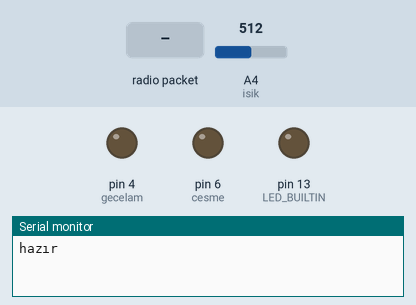
Bench run of a sketch on a simulated Arduino Uno, built with avr-gcc and run on an emulated ATmega328P. On the bench: output pins drawn as LEDs (lit = HIGH), the last lines printed to the serial monitor. Inputs (shaded band) come from the test bench; at power-on: A4 (isik) = 512. No radio packets arrive unless stated.

Above: at 1.2 s.
1.3 s: radio packet "THBHSKON" arrives
At 2.5 s:
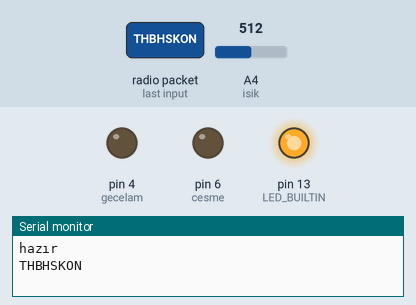
2.8 s: A4 (isik) set to 540
4.3 s: A4 (isik) set to 562
At 5.0 s:
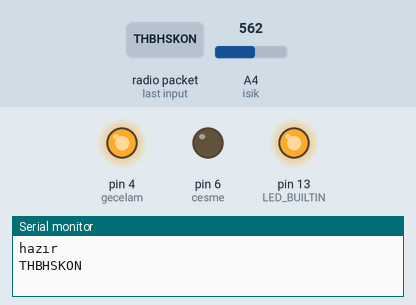
5.8 s: radio packet "THBHCSON" arrives
At 6.1 s:
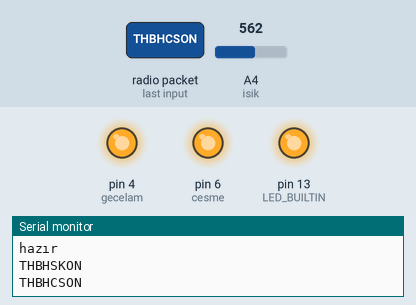
7.3 s: radio packet "THBHSKOF" arrives
At 8.4 s:
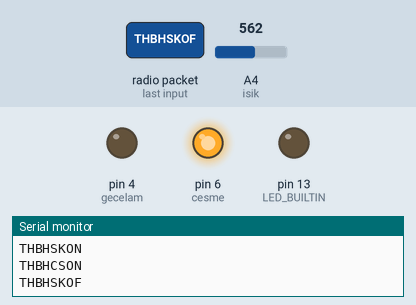
8.8 s: radio packet "THBHSKON" arrives
At 9.6 s:
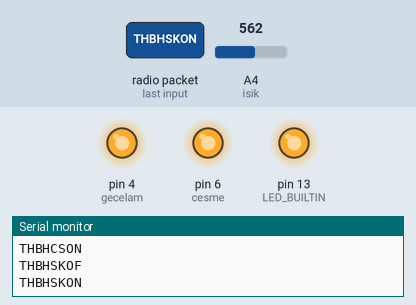
Timing chart, 0 to 11.3 s (numbered marks = the images above; inputs shaded):
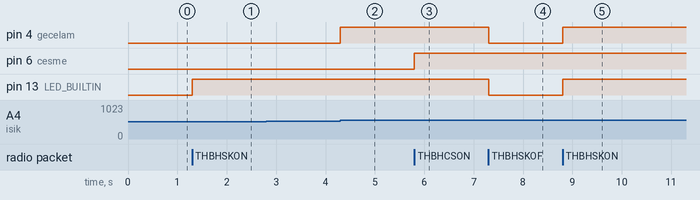

The sketch:

Onbahce.ino
```cpp
//EV alıcı


#include <RH_ASK.h>
#include <SPI.h> // Not actualy used but needed to compile

RH_ASK driver;
const int isik=A4;

const int gecelam=4;
const int cesme=6;

void setup()
{
  pinMode(isik,INPUT);
  pinMode(gecelam,OUTPUT);
  pinMode(cesme,OUTPUT);
  pinMode(LED_BUILTIN, OUTPUT);
    Serial.begin(115200);  // Debugging only
    if (!driver.init())
         Serial.println("init failed");


     Serial.println("hazır");
}

void loop()
{
int durum= digitalRead(LED_BUILTIN);
   int aydinlik = analogRead(isik);
   if (aydinlik >=550 && durum == HIGH)
      {

             digitalWrite(gecelam, HIGH);

             }
   //  if (aydinlik <=550)  digitalWrite(gecelam, LOW);
   else digitalWrite(gecelam, LOW);
    rfal();
}


void rfal()
{
    uint8_t buf[8];
    uint8_t buflen = sizeof(buf);
    if (driver.recv(buf, &buflen)) // Non-blocking
    {
      int i;
      // Message with a good checksum received, dump it.
     // Serial.print("Message: ");
    //  Serial.println((char*)buf);
       String rdgelen = (char*)buf;
       rdgelen= rdgelen.substring(0,8);
  Serial.println(rdgelen);
    if(rdgelen == "THBHSKON") digitalWrite(LED_BUILTIN, HIGH);
    if(rdgelen == "THBHCSON") digitalWrite(cesme, HIGH);
    if(rdgelen == "THBHSKOF") digitalWrite(LED_BUILTIN, LOW);
    if(rdgelen == "THBHCSOF") digitalWrite(cesme, LOW);
   // if(rdgelen == "THS1ONAA") digitalWrite(cesme, HIGH);


    }

}
/*

#include <VirtualWire.h>
#include <Wire.h>
//#include <SPI.h>
const int receive_pin = 10;
String rdgelen="nn";


void setup() {

 pinMode(LED_BUILTIN, OUTPUT);
  Serial.begin(115200);
  //mcu.begin(115200);
// Initialise the IO and ISR
vw_set_rx_pin(receive_pin);
vw_set_ptt_inverted(true); // Required for DR3100

    vw_setup(500);   // Bits per sec
    vw_rx_start();       // Start the receiver PLL running
  Serial.println("hazır");

}
void loop() {

   rdal();


}


}
  /*
 void gonder ()
{
   // Bu fonksiyona serial print koyma delaylarla oynama
   delay(5);
   radio.stopListening();
   const char msg[] ="YTKYBN";
   radio.write(&msg, sizeof(msg));
   delay (1000);

}

*/


  /*
void mcual()
{


   while (mcu.available()){
   Serial.println("GELEN VAR");
   blgelen=  mcu.readString();
   uzunluk= blgelen.length();
   uzunluk=uzunluk- 3;
   txtmi = blgelen.substring (0 ,2);
   if (txtmi=="42") blgelen=blgelen.substring (18, uzunluk);


   Serial.println(blgelen);

   }
    */

       /*
   while (Serial.available()){

      serigelen = Serial.readString();
      blu.println(serigelen);


   }
 */


/*
void rdgonder (String giden)
{
    char msg[7]="";
    giden.toCharArray(msg,7);
    delay(5);
    radio.stopListening();
      Serial.println (msg);
    radio.write(&msg, sizeof(msg));


    Serial.println ("gitti");

    //delay (1400);
    delay(10);

}

*/


/*
 void durum(){

if (digitalRead(lam) == HIGH)   lamba= "LAMBA YANYO" ;
  if (digitalRead(lam) == LOW )lamba= "LAMBA SONUK" ;
 if (digitalRead(LED_BUILTIN) == HIGH)  almdrm = "ALARM ACIK" ;
  if (digitalRead(LED_BUILTIN) == LOW)  almdrm = "ALARM KAPA" ;
 // Serial.println(lamba);

  // isi=rtc.getTemp();
  int isi = dht.readTemperature();
  int volt = analogRead(vin);
  double voltaj = map ( volt, 0, 1023, 0,2500) + offset;

  voltaj /= 100;


    msg= String( voltaj,2);
    msg = "v "+ msg + " " + lamba + " " + isi +  " " + almdrm;
    Serial.println(msg);
    blu.println(msg);


}

 */
```

Measured:
- the behaviour switches between 549 and 550 on A4 (isik) (found by bisection; images 1 and 2)
- after the input at 1.3 s, pin 13 (LED_BUILTIN): LOW → HIGH at once
- after the input at 2.8 s, every drawn part: stays the same
- after the input at 4.3 s, pin 4 (gecelam): LOW → HIGH at once
- after the input at 5.8 s, pin 6 (cesme): LOW → HIGH at once
- after the input at 7.3 s, pin 4 (gecelam), pin 13 (LED_BUILTIN): HIGH → LOW at once
- after the input at 8.8 s, pin 4 (gecelam), pin 13 (LED_BUILTIN): LOW → HIGH at once
